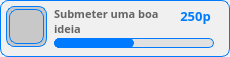
            <widget class="QWidget" name="achiev" native="true">
             <property name="styleSheet">
              <string notr="true">background-color:rgb(240,240,240);border-radius:8px;border:1px solid rgb(0,123,255);</string>
             </property>
             <widget class="QWidget" name="icon_frame" native="true">
              <property name="geometry">
               <rect>
                <x>6</x>
                <y>6</y>
                <width>41</width>
                <height>41</height>
               </rect>
              </property>
              <property name="styleSheet">
               <string notr="true">background-color:rgb(200,200,200);</string>
              </property>
              <widget class="QLabel" name="icon_image">
               <property name="geometry">
                <rect>
                 <x>3</x>
                 <y>3</y>
                 <width>35</width>
                 <height>35</height>
                </rect>
               </property>
               <property name="styleSheet">
                <string notr="true">border-image:url(:/Img/ideia.svg);border:1px solid rgb(0,123,255);</string>
               </property>
               <property name="text">
                <string/>
               </property>
              </widget>
             </widget>
             <widget class="QLabel" name="achiev_desc">
              <property name="geometry">
               <rect>
                <x>54</x>
                <y>6</y>
                <width>121</width>
                <height>31</height>
               </rect>
              </property>
              <property name="font">
               <font>
                <family>PibotoLt</family>
                <pointsize>8</pointsize>
                <weight>75</weight>
                <bold>true</bold>
               </font>
              </property>
              <property name="styleSheet">
               <string notr="true">color:rgb(100,100,100);border:none;background:transparent;</string>
              </property>
              <property name="text">
               <string>&lt;html&gt;&lt;head/&gt;&lt;body&gt;&lt;p&gt;Submeter uma boa ideia&lt;/p&gt;&lt;/body&gt;&lt;/html&gt;</string>
              </property>
              <property name="alignment">
               <set>Qt::AlignLeading|Qt::AlignLeft|Qt::AlignTop</set>
              </property>
              <property name="wordWrap">
               <bool>true</bool>
              </property>
              <property name="indent">
               <number>-1</number>
              </property>
             </widget>
             <widget class="QWidget" name="achiev_baratual" native="true">
              <property name="geometry">
               <rect>
                <x>54</x>
                <y>38</y>
                <width>80</width>
                <height>10</height>
               </rect>
              </property>
              <property name="styleSheet">
               <string notr="true">background-color:rgb(0,123,255);;border-radius:5px;</string>
              </property>
             </widget>
             <widget class="QWidget" name="achiev_bartotal" native="true">
              <property name="geometry">
               <rect>
                <x>54</x>
                <y>38</y>
                <width>160</width>
                <height>10</height>
               </rect>
              </property>
              <property name="styleSheet">
               <string notr="true">background-color:rgba(220,220,220,0.8);border-radius:5px;</string>
              </property>
             </widget>
             <widget class="QLabel" name="achiev_points">
              <property name="geometry">
               <rect>
                <x>170</x>
                <y>0</y>
                <width>51</width>
                <height>31</height>
               </rect>
              </property>
              <property name="font">
               <font>
                <family>PibotoLt</family>
                <pointsize>10</pointsize>
                <weight>75</weight>
                <bold>true</bold>
               </font>
              </property>
              <property name="styleSheet">
               <string notr="true">color:rgb(0,123,255);border:none;background:transparent;</string>
              </property>
              <property name="text">
               <string>250p</string>
              </property>
              <property name="alignment">
               <set>Qt::AlignCenter</set>
              </property>
              <property name="wordWrap">
               <bool>true</bool>
              </property>
              <property name="indent">
               <number>-1</number>
              </property>
             </widget>
             <zorder>icon_frame</zorder>
             <zorder>achiev_desc</zorder>
             <zorder>achiev_bartotal</zorder>
             <zorder>achiev_baratual</zorder>
             <zorder>achiev_points</zorder>
            </widget>
